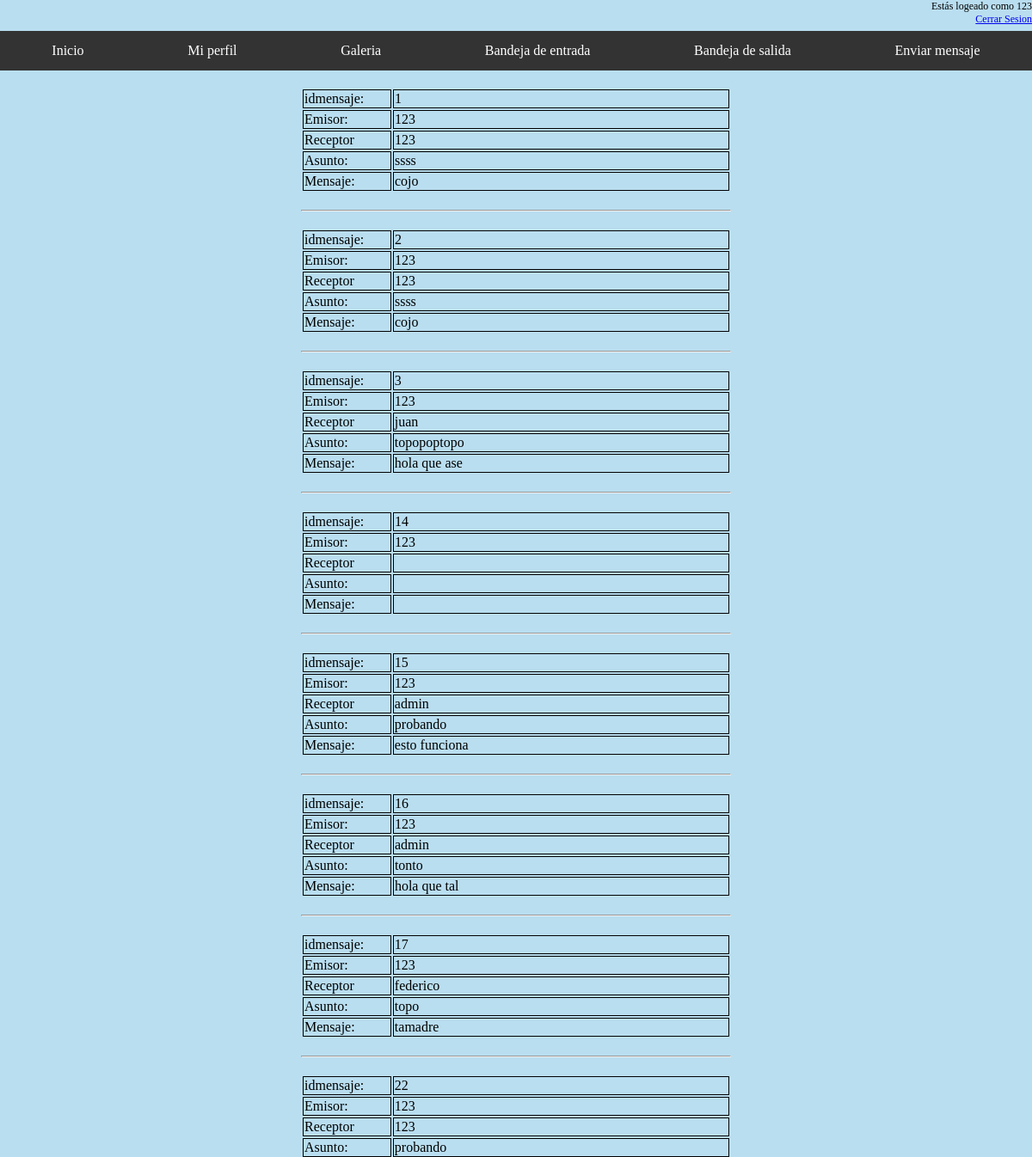
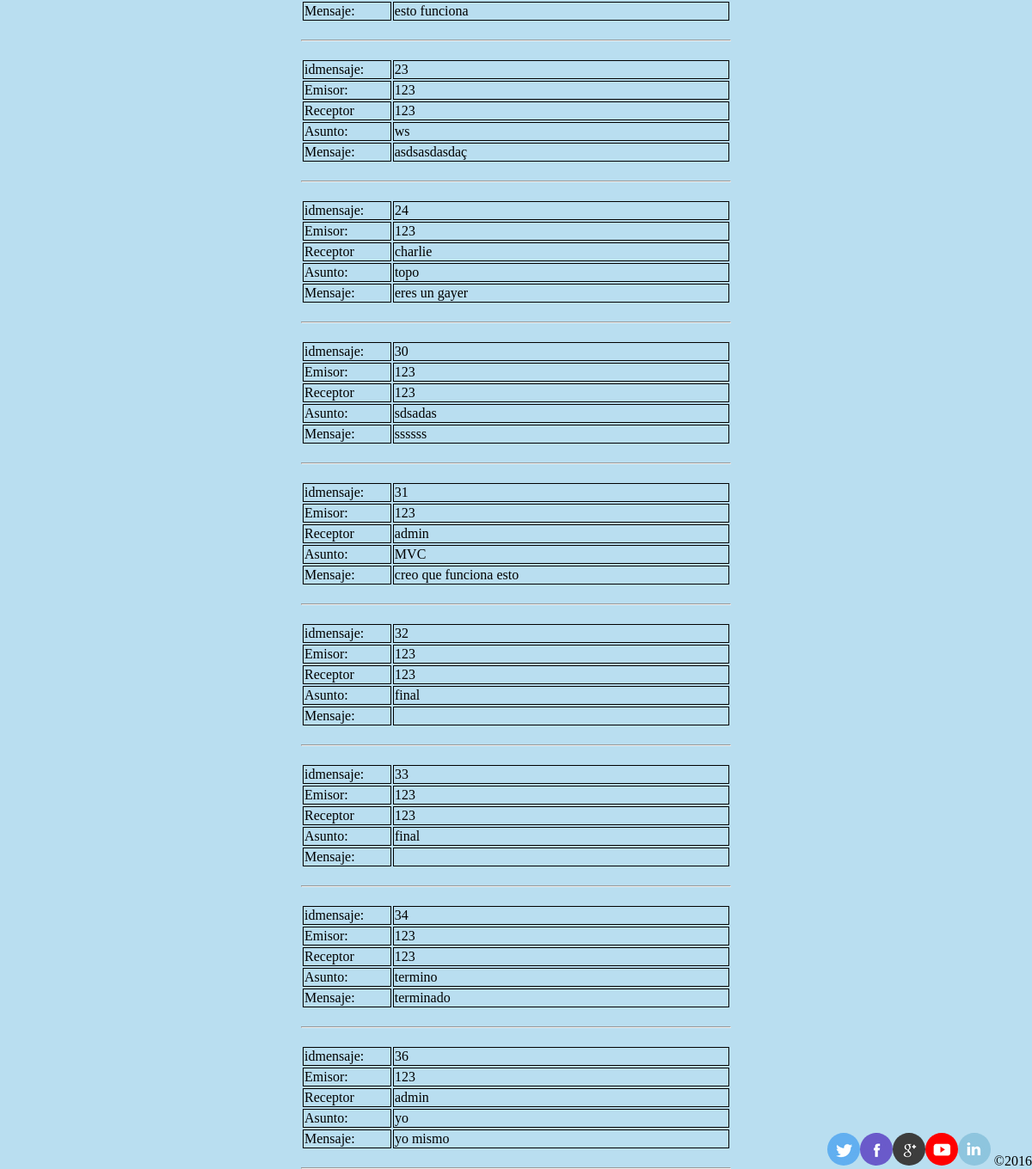
/PhpProyectoDaw2/View/bandejadesalida.php (signed in), run on the app's committed database (2 pictures, top to bottom).
### tables this page shows
CREATE TABLE `mensaje` (
  `idmensaje` int(100) NOT NULL,
  `emisor` varchar(90) NOT NULL,
  `receptor` varchar(90) NOT NULL,
  `asunto` varchar(50) NOT NULL,
  `mensajes` blob NOT NULL,
  `estado` int(1) NOT NULL
);

### PhpProyectoDaw2/View/bandejadesalida.php (the view, shortened to what this page needs)
<?php
$conexion = ProyectoDB::connectDB();
$emisor = $_SESSION['username'];
$consulta = $conexion->query("SELECT * FROM mensaje where emisor =\"$emisor\"");
?>
<!DOCTYPE html>
<html lang="es">
  <head>
    <link rel="stylesheet" type="text/css" href="./css/cssproyect.css">
  </head>
  <body>
    <?php include_once 'menu.php'; ?>
    <div class="mensajeCentrado">
      <?php
      while ($usuario = $consulta->fetchObject()) {
        ?>
        <table class="mens">
          <tr>
            <td class="ref">idmensaje: </td>
            <td class="contenido"><?= $usuario->idmensaje ?></td>
          </tr>
          <tr>
            <td class="ref">Emisor: </td>
            <td class="contenido"><?= $usuario->emisor ?></td>
          </tr>
          <tr>
            <td class="ref">Receptor</td>
            <td class="contenido"><?= $usuario->receptor ?></td>
          </tr>
          <tr>
            <td class="ref">Asunto: </td>
            <td class="contenido"><?= $usuario->asunto ?></td>
          </tr>
          <tr>
            <td class="ref">Mensaje: </td>
            <td class="contenido"><?= $usuario->mensajes ?></td>
          </tr>
        </table>
        <hr>
        <?php
      }
      ?>
    </div>
    <?php include_once 'footer.php'; ?>
  </body>
</html>

### PhpProyectoDaw2/View/css/cssproyect.css (style rules this page uses)
* { margin:0 auto; }
html { position: relative; min-height: 100%; }
body { background-color: #b9def0; }
table.mens { margin:20px auto; width:500px; }
td.ref { width:100px; border:1px solid black; }
td.contenido { width:400px; border:1px solid black; }
div.mensajeCentrado { width:500px; margin-top:20px; margin-right:auto; text-align: justify; }

### data on the page
mensaje: idmensaje "1", emisor "123", receptor "123", asunto "ssss", mensajes "cojo"
mensaje: idmensaje "2", emisor "123", receptor "123", asunto "ssss", mensajes "cojo"
mensaje: idmensaje "3", emisor "123", receptor "juan", asunto "topopoptopo", mensajes "hola que ase"
mensaje: idmensaje "14", emisor "123"
mensaje: idmensaje "15", emisor "123", receptor "admin", asunto "probando", mensajes "esto funciona"
mensaje: idmensaje "16", emisor "123", receptor "admin", asunto "tonto", mensajes "hola que tal"
mensaje: idmensaje "17", emisor "123", receptor "federico", asunto "topo", mensajes "tamadre"
mensaje: idmensaje "22", emisor "123", receptor "123", asunto "probando", mensajes "esto funciona"
mensaje: idmensaje "23", emisor "123", receptor "123", asunto "ws", mensajes "asdsasdasdaç"
mensaje: idmensaje "24", emisor "123", receptor "charlie", asunto "topo", mensajes "eres un gayer"
mensaje: idmensaje "30", emisor "123", receptor "123", asunto "sdsadas", mensajes "ssssss"
mensaje: idmensaje "31", emisor "123", receptor "admin", asunto "MVC", mensajes "creo que funciona esto"
mensaje: idmensaje "32", emisor "123", receptor "123", asunto "final"
mensaje: idmensaje "33", emisor "123", receptor "123", asunto "final"
mensaje: idmensaje "34", emisor "123", receptor "123", asunto "termino", mensajes "terminado"
mensaje: idmensaje "36", emisor "123", receptor "admin", asunto "yo", mensajes "yo mismo"

### other printed values
$_SESSION['username'] "123"
